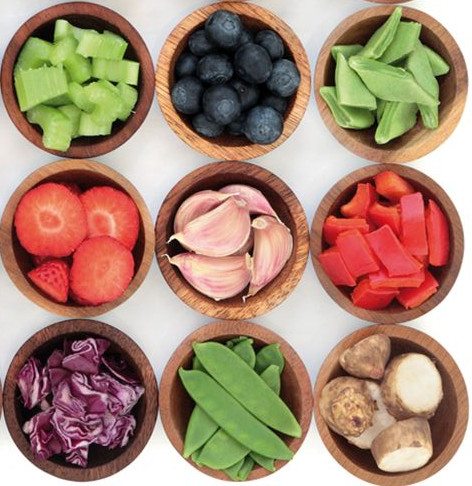
#> input picture data/fruits1e.jpg, 472 x 486 px
$ python -i featurizers.py   (imports and definitions only)
#> lines starting #> are read from the running program, lines starting #| are printed output that depends on the picture
#> in HOG_extractor, image is the input picture: PIL image 472x486 RGB; mean R, G, B 167.5, 136.3, 116.3
# -*- coding: utf-8 -*-
#pylint: disable=invalid-name
#
# Copyright 2022-2025 BigML
#
# Licensed under the Apache License, Version 2.0 (the "License"); you may
# not use this file except in compliance with the License. You may obtain
# a copy of the License at
#
#     http://www.apache.org/licenses/LICENSE-2.0
#
# Unless required by applicable law or agreed to in writing, software
# distributed under the License is distributed on an "AS IS" BASIS, WITHOUT
# WARRANTIES OR CONDITIONS OF ANY KIND, either express or implied. See the
# License for the specific language governing permissions and limitations
# under the License.

"""Image Featurizers

This module defines the classes that produce the features extracted from
images in BigML. They are used in Modefields to extend the original input
data provided for local predictions.

"""
import os
import math
import numpy as np


from PIL import Image
from sensenet.models.wrappers import create_image_feature_extractor
from bigml.featurizer import Featurizer, expand_date
from bigml.constants import IMAGE

TOP_SIZE = 512
N_BINS = 16
INTENSITY_RANGE = 256
BIN_WIDTH = INTENSITY_RANGE / N_BINS
HOG_BINS = 9
HOG_BIN_WIDTH = np.pi / HOG_BINS
DECOMPS = ["horizontal", "diagonal", "vertical"]

PRETRAINED = "pretrained_cnn"
WAVELET = "wavelet_subbands"

def resize_to(image, top_size=TOP_SIZE):
    """Resizing the image to a maximum width or height """
#> called with top_size = 512
    width, height = image.size
#> width = 472; height = 486
    if width > top_size or height > top_size:
        if width > height:
            ratio = height / width
            image = image.resize((top_size , int(ratio * top_size)),
                                 Image.BICUBIC)
        else:
            ratio = width / height
            image = image.resize((int(ratio * top_size), top_size),
                                  Image.BICUBIC)
    return image


def grid_coords(image_a, grid_size):
    """ getting the start and end positions for each grid """
    try:
        height, width, _ = image_a.shape
    except ValueError:
        height, width = image_a.shape
    f_grid_size = float(grid_size)
    h_step = height / f_grid_size
    w_step = width / f_grid_size
    coords = []
    for h in range(0, grid_size):
        for w in range(0, grid_size):
            h_start = int(max([0, math.floor(h * h_step)]))
            w_start = int(max([0, math.floor(w * w_step)]))
            h_end = int(min([height, math.ceil((h + 1) * h_step)]))
            w_end = int(min([width, math.ceil((w + 1) * w_step)]))
            coords.append([h_start, w_start, h_end, w_end])
    return coords


# [26 lines left out: functions dimensions_extractor, average_pixels_extractor, not called in this run]


def get_bin(value, bin_width):
    """Returns the bin where a value falls in."""
    return math.floor(value / bin_width)


def get_luminance(image_a):
    """Getting the Y coordinate in YUV in terms of the RGB channel info."""
    r = image_a[:, :, 0]
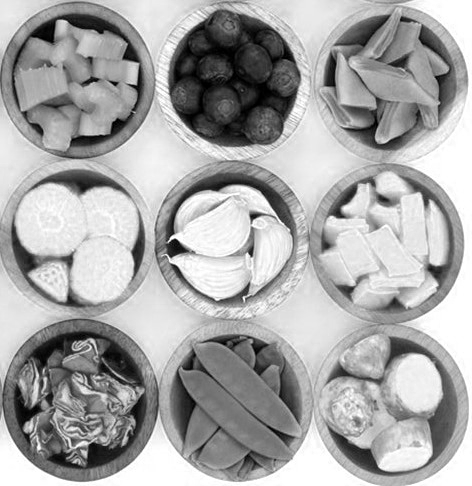
#> r: shape (486, 472); min 0, max 255, mean 167.5
    g = image_a[:, :, 1]
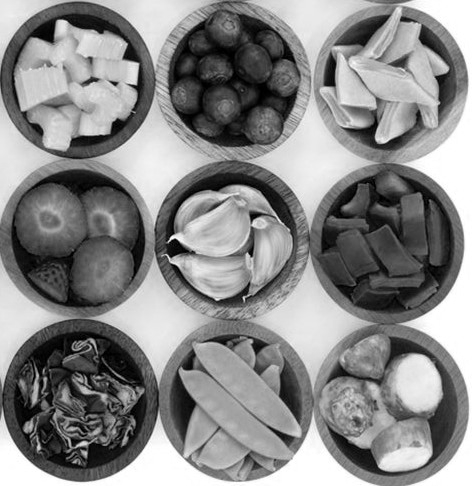
#> g: shape (486, 472); min 0, max 255, mean 136.3
    b = image_a[:, :, 2]
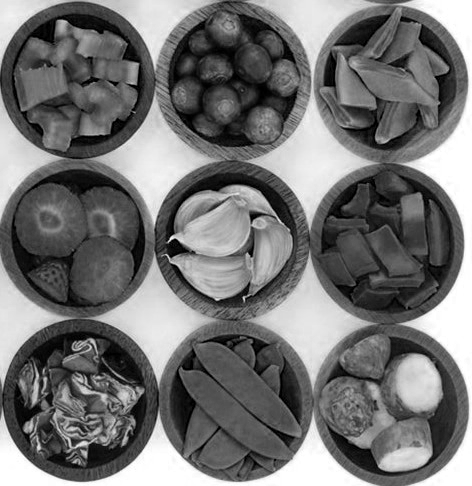
#> b: shape (486, 472); min 0, max 255, mean 116.3

    image_l = 0.299 * r + 0.587 * g + 0.114 * b
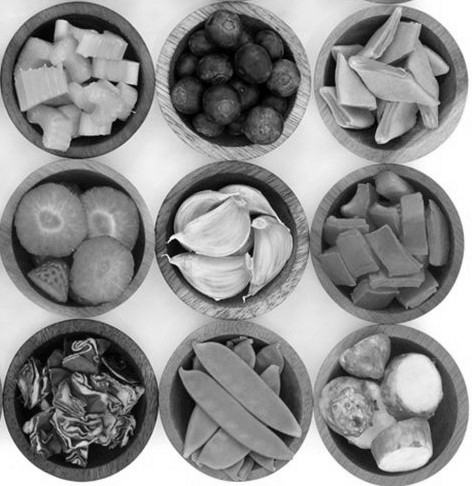
#> image_l: shape (486, 472) float64; min 0, max 255, mean 143.4
    image_l = image_l.astype('d')
    return image_l

# [18 lines left out: function level_histogram_extractor, not called in this run]


def HOG_transform(image_a):
    """Histogram of Gradients transformation."""
    image_l = get_luminance(image_a)
    height, width = image_l.shape
#> height = 486; width = 472
    if height > 2 and width > 2:
        trans_image = np.empty(((height - 2), (width - 2), 2))
        trans_image.astype('d')
        for y in range(0, (height - 2)):
            for x in range(0, (width - 2)):
                py = y + 1
                px = x + 1
                x_edge = image_l[py][x] - image_l[py][px + 1]
                y_edge = image_l[y][px] - image_l[py + 1][px]

                trans_image[y][x][0] = math.sqrt(
                    x_edge * x_edge + y_edge * y_edge)

                # Convert to zero - pi radians
                if x_edge == 0:
                    if y_edge > 0:
                        trans_image[y][x][1] = np.pi
                    elif y_edge < 0:
                        trans_image[y][x][1] = 0
                    else:
                        trans_image[y][x][1] = np.nan
                else:
                    trans_image[y][x][1] = math.atan(
                        y_edge / x_edge) + (np.pi / 2)
    else:
        trans_image = np.empty((height, width, 2))
        for y in range(0, height):
            for x in range(0, width):
                trans_image[y][x][0] = 0
                trans_image[y][x][1] = np.nan

    return trans_image


def HOG_aggregate(trans_image, grid_size):
    """Histogram of Gradients aggregation."""
    # Laplace correction to avoid zero norm; kind of arbitrary
    features = np.ones(((grid_size * grid_size), HOG_BINS))

    bounds = grid_coords(trans_image, grid_size)
#> bounds = [[0, 0, 484, 470]]
    for index, bound in enumerate(bounds):
        h_start, w_start, h_end, w_end = bound
        for y in range(h_start, h_end):
            for x in range(w_start, w_end):
                mag = trans_image[y][x][0]
                angle = trans_image[y][x][1]

                if mag > 0:
                    if angle >= np.pi:
                        low = HOG_BINS - 1
                    else:
                        low = get_bin(angle, HOG_BIN_WIDTH)
                    high = (low + 1) % HOG_BINS

                    high_weight = (
                        angle - low * HOG_BIN_WIDTH) / HOG_BIN_WIDTH
                    low_weight = 1 - high_weight

                    # Split vote between adjacent bins
                    features[index][low] += mag * low_weight
                    features[index][high] += mag * high_weight
        norm = np.linalg.norm(features[index])
        features[index] = features[index] / norm
#> this loop made 1 pass
#> (h_start, w_start, h_end, w_end, norm) on pass 1: (0, 0, 484, 470, 1634699.9)
    return features


def HOG_extractor(image_file):
    """Histogram of Gradients Feature extractor"""
    image = Image.open(image_file)
    image = image.convert('RGB')
    image = resize_to(image)
    image_a = np.array(image)
    transform = HOG_transform(image_a)
    features = HOG_aggregate(transform, 1)
    features3x3 = HOG_aggregate(transform, 3)
#> the loop in HOG_aggregate (call 2), `for index, bound in enumerate(bounds):` made 9 passes
#> (h_start, w_start, h_end, w_end, norm) on passes 1 to 9: (0, 0, 162, 157, 180292.7), (0, 156, 162, 314, 183550), (0, 313, 162, 470, 178105.1), (161, 0, 323, 157, 138298.7), (161, 156, 323, 314, 221217.6), (161, 313, 323, 470, 145725.9), (322, 0, 484, 157, 278044.8), (322, 156, 484, 314, 159109.1), (322, 313, 484, 470, 172851.8)
    features4x4 = HOG_aggregate(transform, 4)
    features_list = list(features.reshape(-1))
#> features_list = [0.287, 0.328, 0.416, 0.365, 0.3, 0.301, 0.335, 0.351, 0.295]
    features_list.extend(list(features3x3.reshape(-1)))
    features_list.extend(list(features4x4.reshape(-1)))
    return features_list


# [119 lines left out: functions energy_parameters, haar1Ds, haar1D, haar2D, wavelet_subbands_aggregate, wavelet_subbands_transform and 1 more, not called in this run]


IMAGE_EXTRACTORS = {
    "dimensions": dimensions_extractor,
    "average_pixels": average_pixels_extractor,
    "level_histogram": level_histogram_extractor,
    "histogram_of_gradients": HOG_extractor
}

IMAGE_PROVENANCE = list(IMAGE_EXTRACTORS.keys()) + [PRETRAINED, WAVELET]


#pylint: disable=locally-disabled,bare-except
# [35 lines left out: functions get_image_extractors, expand_image, not called in this run]


class ImageFeaturizer(Featurizer):
    """This class provides methods for image Feature extraction."""

    # [66 lines left out: functions __init__, _add_subfield, add_subfields, extend_input, not called in this run]

>>> result = HOG_extractor('../../data/fruits1e.jpg')
#> result = 234 values, max 0.558 at index 218, min 0.157 at index 215, mean 0.326
